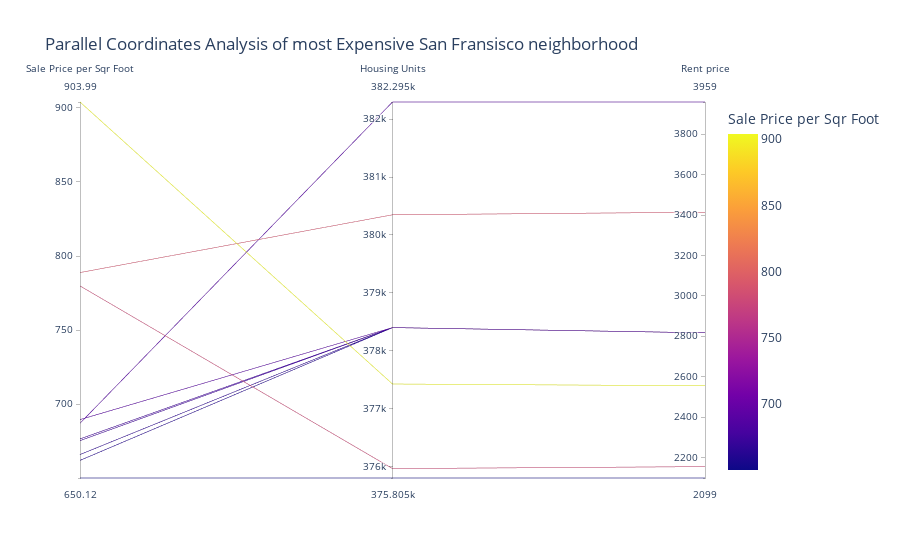

The cell this chart's notebook holds for it:
### Code cell
parallel_coordinates()

### Figure 1 — Plotly figure (JSON) as saved in the notebook; plotly's stock layout.template omitted (floating-point values rounded to 4 significant figures)
{"data": [{"dimensions": [{"label": "Sale Price per Sqr Foot", "values": [904.0, 788.8, 779.8, 689.6, 687.1, 676.5, 675.4, 666.0, 662.0, 650.1]}, {"label": "Housing Units", "values": [377400.0, 380348, 376000.0, 378401, 382295, 378401, 378401, 378401, 378401, 375805]}, {"label": "Rent price", "values": [2555.0, 3414, 2155.0, 2817.0, 3959, 2817.0, 2817.0, 2817.0, 2817.0, 2099]}], "domain": {"x": [0, 1], "y": [0, 1]}, "line": {"color": [904.0, 788.8, 779.8, 689.6, 687.1, 676.5, 675.4, 666.0, 662.0, 650.1], "coloraxis": "coloraxis"}, "name": "", "type": "parcoords"}], "layout": {"autosize": true, "coloraxis": {"colorbar": {"title": {"text": "Sale Price per Sqr Foot"}}, "colorscale": [[0, "#0d0887"], [0.1111, "#46039f"], [0.2222, "#7201a8"], [0.3333, "#9c179e"], [0.4444, "#bd3786"], [0.5556, "#d8576b"], [0.6667, "#ed7953"], [0.7778, "#fb9f3a"], [0.8889, "#fdca26"], [1, "#f0f921"]]}, "legend": {"tracegroupgap": 0}, "title": {"text": "Parallel Coordinates Analysis of most Expensive San Fransisco neighborhood"}}}
